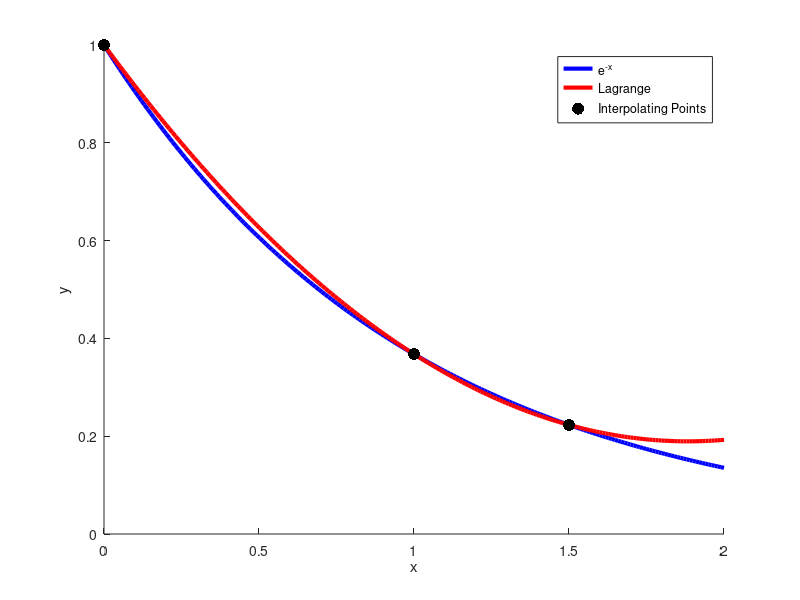

The MATLAB source for this figure:
function p2

clear all;
close all;
hold on;

% Constants used for testing.
h = 0.5;
x0 = 1.0;

% Example function to test our interpolation method.
f = @(x) e .^ (-x);
_x = linspace(0, 2, 200);

% List of our interpolation points.
x = [x0 - 2*h, x0, x0 + h];

% Plot our actual curve, and the points we are interpolating around.
hold on;
plot(_x, f(_x), 'b', 'DisplayName', 'e^{-x}', 'LineWidth', 3);

% Next define the components of our interpolating function.
F0 = f(x0 - 2*h);
F1 = f(x0);
F2 = f(x0 + h);

L0 = @(x) (x - x0) .* (x - x0 - h) .* (1 / (6 * (h .^ 2)));
L1 = @(x) (x - x0 + 2 * h) .* (x - x0 - h) .* (1 / (-2 * (h .^ 2)));
L2 = @(x) (x - x0 + 2 * h) .* (x - x0) .* (1 / (3 * (h .^ 2)));

% Here is the actual interpolating polynomial.
P = @(x) F0 * L0(x) + F1 * L1(x) + F2 * L2(x);
plot(_x, P(_x), 'r', 'DisplayName', 'Lagrange', 'LineWidth', 3);
scatter(x, f(x), 75, 'k', 'filled', 'DisplayName', 'Interpolating Points');

legend('show');
xlabel('x');
ylabel('y');

end
